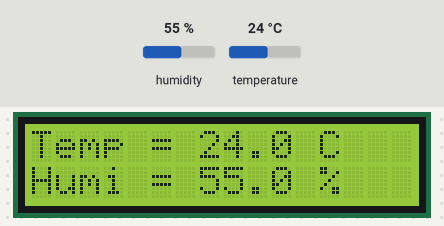
Simulated run of this sketch. Board: ESP8266 (NodeMCU). Shown: 16×2 character LCD. The test bench sets the inputs (shaded band); at power-on: humidity 55 %, temperature 24 °C.

Above: at 1.2 s.
1.3 s: humidity set to 22 %
At 2.9 s:
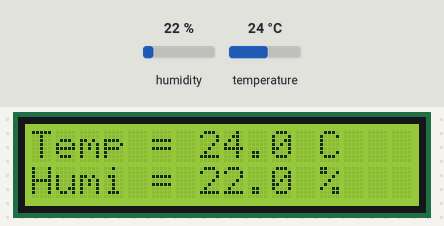
6.7 s: temperature set to 12 °C
At 9.2 s:
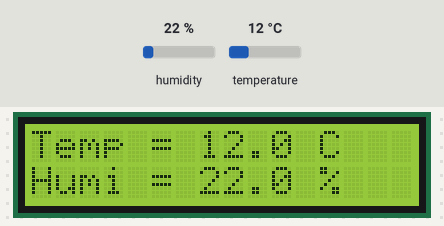
9.9 s: humidity set to 40 %
At 11.3 s:
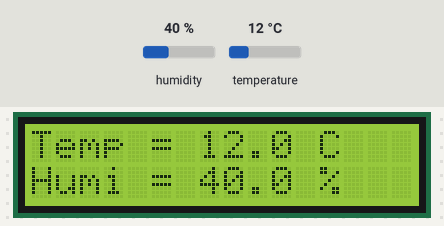
12.7 s: temperature set to 19 °C
At 15.4 s:
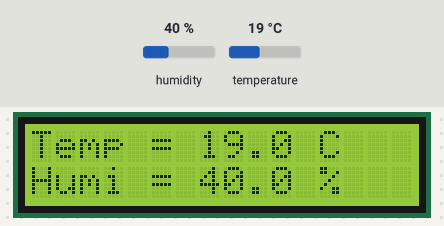
Timing chart, 0 to 16.9 s (numbered marks = the images above; inputs shaded):
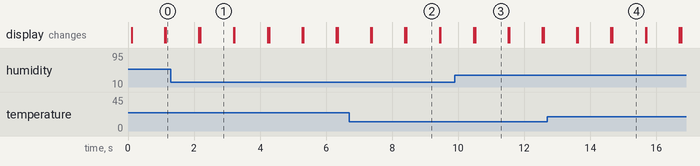

The sketch:

displayhum-temp.ino
```cpp
#include <Wire.h>
#include <DHT.h>
#include <LiquidCrystal_I2C.h>


DHT dht(D4,DHT11);
LiquidCrystal_I2C lcd(0x3f, 16, 2);

void setup() {
  Serial.begin (115200);
  dht.begin();
  lcd.begin();
  lcd.display();        //เปิดหน้าจอ
  lcd.backlight();      //เปิดไฟ backlight
  lcd.clear();          //ล้างหน้าจอ
}

void loop() {
  float h = dht.readHumidity();             //รับค่าความชื้น
  float t = dht.readTemperature();          //รับค่าอุณหภูมิ
  lcd.setCursor(0, 0);
  lcd.print("Temp = "+String(t,1)+" C");    //แสดงค่าอุณหภูมิ
  lcd.setCursor(0, 1);
  lcd.print("Humi = "+String(h,1)+" %");    //แสดงค่าความซื้น
  delay(1000);
  lcd.clear();
}
```

Measured:
- after the input at 1.3 s, the display: first differs from a run without the input after 0.90 s (image 1)
- after the input at 6.7 s, the display: first differs from a run without the input after 1.7 s (image 2)
- after the input at 9.9 s, the display: first differs from a run without the input after 0.61 s (image 3)
- after the input at 12.7 s, the display: first differs from a run without the input after 2.0 s (image 4)
- what the display in image 1 shows lasts 1.0 s, from 2.2 s to 3.2 s
